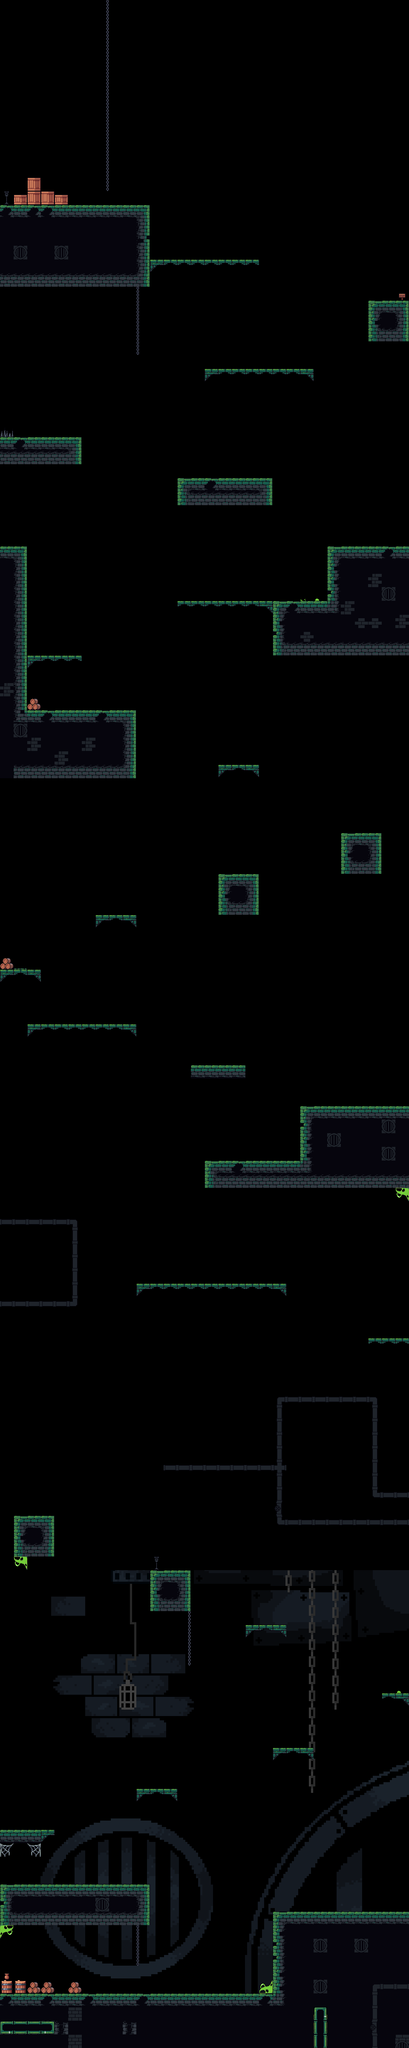

This is a level from a 2D game, rendered from its Tiled map with the project's own tilesets. A one-line summary and the map file follow, with tile-layer data summarised:
An orthogonal 30x150 tile map with 32x32 px tiles, 4 tile layers (background, Terrain, BackgroundProps, finish), 3 tilesets.

<map version="1.10" tiledversion="1.10.0" orientation="orthogonal" renderorder="right-down" width="30" height="150" tilewidth="32" tileheight="32" infinite="0" nextlayerid="5" nextobjectid="1">
 <tileset firstgid="1" source="CastleTiles.tsx" />
 <tileset firstgid="57" source="SewerTiles.tsx" />
 <tileset firstgid="113" source="background2.tsx" />
 <layer id="2" name="background" width="30" height="150">
  <data>[4500 cells, 1050 non-empty, 1050 distinct tile ids]</data>
 </layer>
 <layer id="1" name="Terrain" width="30" height="150">
  <data>[4500 cells, 428 non-empty, 32 distinct tile ids]</data>
 </layer>
 <layer id="3" name="BackgroundProps" width="30" height="150">
  <data>[4500 cells, 331 non-empty, 33 distinct tile ids]</data>
 </layer>
 <layer id="4" name="finish" width="30" height="150">
  <data>[4500 cells, 15 non-empty, 2 distinct tile ids]</data>
 </layer>
</map>
